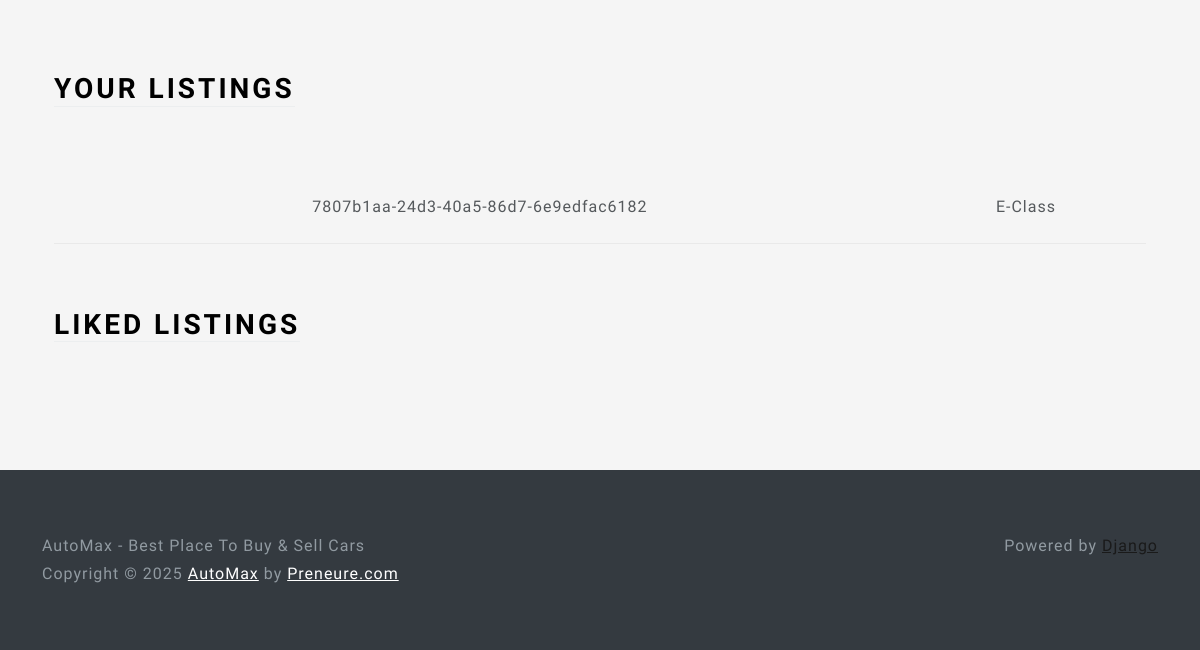
The page /profile/ (signed in, lower part) on the database as committed earlier.
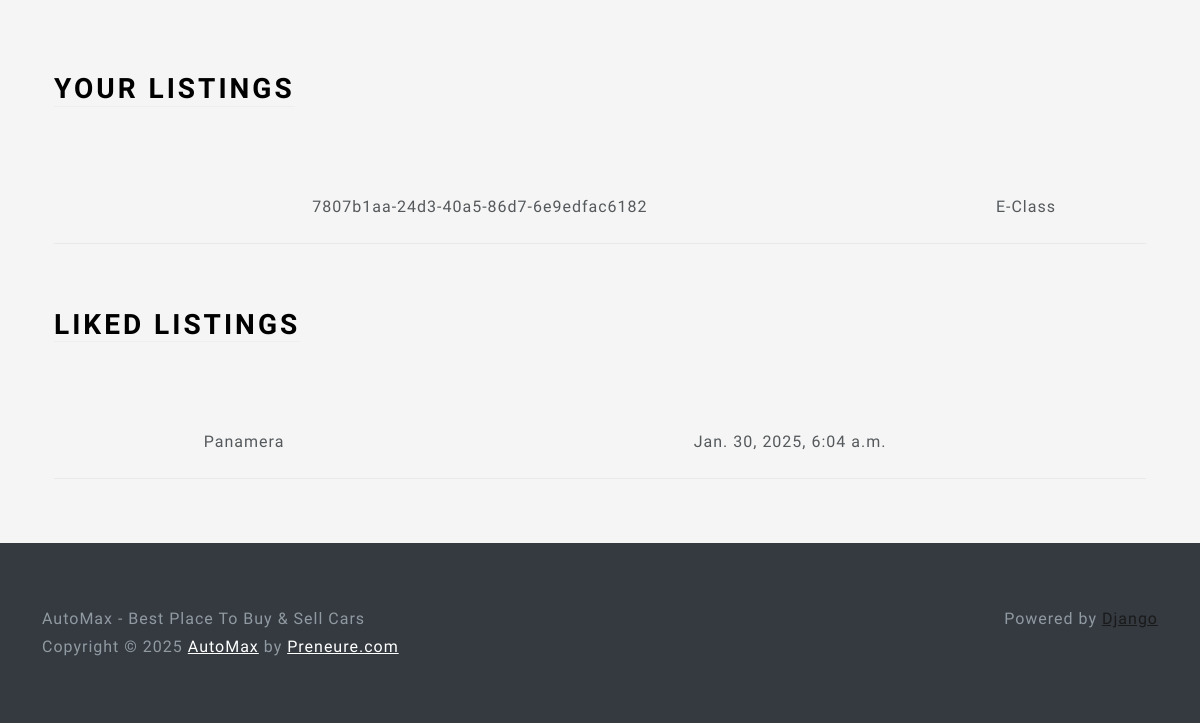
The same page on the database as committed later.
### main/models.py (models this page shows, shortened)
class Listing(models.Model):
    id = models.UUIDField(primary_key=True, default=uuid.uuid4, unique=True, editable=False)
    created_at = models.DateTimeField(auto_now_add=True)
    updated_at = models.DateTimeField(auto_now=True)
    seller = models.ForeignKey(Profile, on_delete=models.CASCADE)
    brand = models.CharField(max_length=24, choices=CAR_BRANDS, default=None)
    model = models.CharField(max_length=64,)
    vin = models.CharField(max_length=17,)
    mileage = models.IntegerField(default=0)
    color = models.CharField(max_length=24,)#default='White'
    description = models.TextField()
    engine = models.CharField(max_length=24)
    transmission = models.CharField(max_length=24, choices=TRANSMISSION_OPTIONS, default=None)
    location = models.OneToOneField(Location, on_delete=models.SET_NULL, null=True)
    image = models.ImageField(upload_to=user_listing_path)

class LikedListing(models.Model):
    profile = models.ForeignKey(Profile, on_delete=models.CASCADE)
    listing = models.ForeignKey(Listing, on_delete=models.CASCADE)
    like_date = models.DateTimeField(auto_now_add=True)

### users/views.py (the view, shortened to what this page needs)
# urls.py: path('profile/', ProfileView.as_view(), name='profile'),
@method_decorator(login_required, name='dispatch')
class ProfileView(View):
    def get(self, request):
        user_listings = Listing.objects.filter(seller=request.user.profile)
        user_liked_listings = LikedListing.objects.filter(profile=request.user.profile).all()
        user_form = UserForm(instance=request.user)
        profile_form = ProfileForm(instance=request.user.profile)
        location_form = LocationForm(instance=request.user.profile.location)
        return render(request, 'views/profile.html', {'user_form': user_form,
         'profile_form': profile_form,
         'location_form': location_form, 'user_listings': user_listings, 'user_liked_listings': user_liked_listings, })

### users/widgets.py (called while the page is built)
    def render(self, name, value, attrs=None, **kwargs):
        default_html = super().render(name, value, attrs, **kwargs)
        img_html = mark_safe(f'<img src="{value.url}" width="200"/>')
        return f'{img_html}{default_html}'

### users/templates/views/profile.html (shortened to what this page needs)
{% extends 'base/base.html' %}
{% load static %}
{% load crispy_forms_tags %}
{% block 'body' %}
<div class="container-fluid text-center py-5">
    <div class="container px-4 py-5" id="hanging-icons">
</div>
<div class="container px-4">
    <div class="row g-4 py-5">
        <div class="col d-flex align-items-start">
            <div>
                <h2 class="mb-3 border-bottom" style="color: black">Your Listings</h2>
            </div>
        </div>
    </div>
<table class="table table-hover">
<tbody>
    {% for listing in user_listings %}
    <tr>
    <td>{{ listing.id }}</td>
    <td>{{ listing.model }}</td>
    </tr>
    {% endfor %}
</tbody>
</table>
</div>
<div class="container px-4">
    <div class="row g-4 py-5">
        <div class="col d-flex align-items-start">
            <div>
                <h2 class="mb-3 border-bottom" style="color: black">Liked Listings</h2>
            </div>
        </div>
    </div>
    <table class="table table-hover">
        <tbody>
            {% for liked_listing in user_liked_listings %}
            <tr>
                <td>{{ liked_listing.listing.model }}</td>
                <td>{{ liked_listing.like_date }}</td>
            </tr>
            {% endfor %}
        </tbody>
    </table>
</div>
</div>
{% endblock %}

Rows that differ between the two databases and show on the page:
added LikedListing: listing.model "Panamera", like_date "Jan. 30, 2025, 6:04 a.m."
